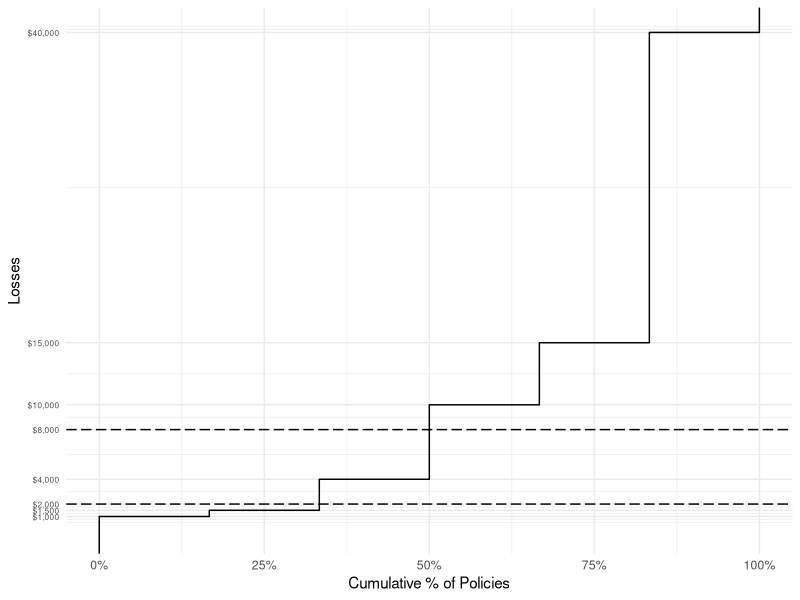

Write the R code that produced this figure.
## ---- chunk 1
library(dplyr)
library(ggplot2)
library(knitr)
library(scales)

d1 <- data_frame(
  "Annual Claim Total ($)" = c(1000,1500,4000,10000,15000,40000),
  "# of Policies" = c(8,3,2,5,2,1)
)
## ---- chunk 2
maxlr <- 0.8
minlr <- 0.2
sp <- 10000
## ---- chunk 3
g <-
  ggplot(d1, aes(`Annual Claim Total ($)`, `# of Policies`)) +
  stat_ecdf() + coord_flip(xlim=c(0, max(d1[1]))) + 
  ylab("Cumulative % of Policies") + xlab("Losses") + theme_minimal() +
  geom_vline(aes(xintercept = minlr * sp), linetype = "longdash") +
  geom_vline(aes(xintercept = maxlr * sp), linetype = "longdash") +
  scale_y_continuous(labels = percent) + 
  scale_x_continuous(breaks = sort(c(d1[[1]],  minlr*sp,maxlr*sp)), labels = dollar) +
  theme(axis.text.y = element_text(size=6))
g
